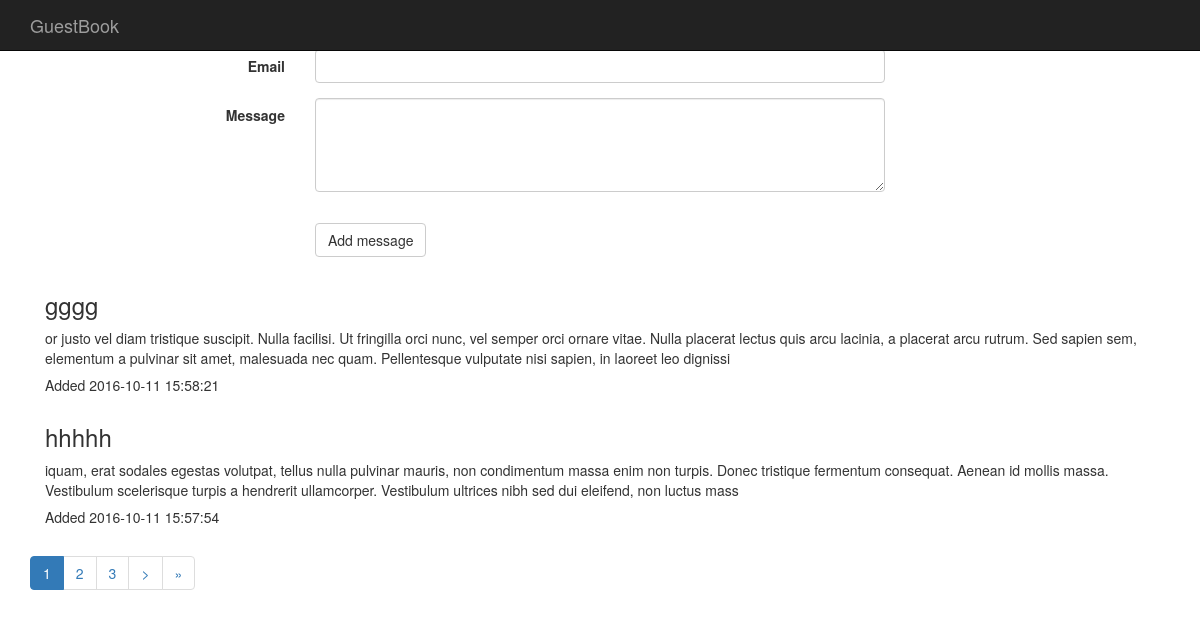
The page / on the database its author committed.
### tables this page shows
CREATE TABLE IF NOT EXISTS `guestbook` (
`id` int(11) NOT NULL,
  `name` varchar(255) NOT NULL,
  `message` text NOT NULL,
  `email` varchar(255) NOT NULL,
  `added` timestamp NOT NULL DEFAULT CURRENT_TIMESTAMP,
  `ip` varchar(255) NOT NULL
);

### application/controllers/Guestbook.php (called while the page is built, shortened)
<?php
class Guestbook extends CI_Controller {
    public function index()
    {
        $config = $this->pagination_model->pagination();
        $config['base_url'] = base_url();
        $config['total_rows'] = $this->guestbook_model->all_messages_count();
        $this->pagination->initialize($config);
        $page = $this->input->get('per_page');
        $messages = $this->guestbook_model->all_messages($config["per_page"], $page);
        $pagination = $this->pagination->create_links();
        $this->view_load->view('guestbook_view', compact('messages', 'pagination'));
    }
}

### index.php (called while the page is built, shortened)
<?php
require_once BASEPATH.'core/CodeIgniter.php';

### application/libraries/View_load.php (called while the page is built, shortened)
<?php
class View_load
{
    private $get_inst;
    public function __construct()
    {
        $this->get_inst = &get_instance();
    }
    public function view($view, $data = null)
    {
        $this->get_inst->load->view('header', $data);
        $this->get_inst->load->view($view);
        $this->get_inst->load->view('footer');
    }
}

### application/models/Guestbook_model.php (called while the page is built, shortened)
<?php
class Guestbook_model extends CI_Model
{
    public function all_messages($limit, $start) {
        $this->db->limit($limit, $start);
        $query = $this->db->order_by('id', 'desc')->get('guestbook');
        if ($query->num_rows() > 0) {
            return $query->result_array();
        }
    }
    public function all_messages_count()
    {
        return $this->db->count_all_results('guestbook');
    }
}

### application/views/guestbook_view.php (the view, shortened to what this page needs)
<div class="row form-container">
    <form id="contactForm" method="post" class="form-horizontal" >
        <div class="form-group">
            <label class="col-md-3 control-label">Name</label>
            <div class="col-md-6">
            </div>
        </div>
        <div class="form-group">
            <label class="col-md-3 control-label">Email</label>
            <div class="col-md-6">
                <input type="text" class="form-control" name="email" value="<?= set_value('email')?>" />
            </div>
        </div>
        <div class="form-group">
            <label class="col-md-3 control-label">Message</label>
            <div class="col-md-6">
                <textarea  class="form-control" minlength="6" name="message" rows="4" cols="50"><?= set_value('message')?></textarea>
            </div>
        </div>
        <div class="form-group">
            <div class="col-md-9 col-md-offset-3">
            </div>
        </div>
        <div class="form-group">
            <div class="col-md-9 col-md-offset-3">
                <button type="submit" class="btn btn-default">Add message</button>
            </div>
        </div>
    </form>
</div>
<?php if(isset($messages)):?>
    <?php foreach ($messages as $message):?>
        <div class="row message-block">
            <div class="col-md-12">
                <div class="col-md-12"><h3><?=$message['name']?></h3> </div>
                <div class="col-md-12"><?=$message['message']?> </div>
                <div class="col-md-12"><h5> Added  <?=$message['added']?></h5> </div>
            </div>
        </div>
    <?php endforeach;?>
<?php endif?>
<div class="page_pagination"> <?=$pagination?></div>

### application/models/Pagination_model.php (shortened to what this page needs)
<?php
class Pagination_model extends CI_Model
{
    public function pagination(){
        $config = [];
        $config['per_page'] = $this->config->item('per_page');
        $config["uri_segment"] = 3;
        $config['page_query_string'] = true;
        $config["full_tag_open"] = '<ul class="pagination">';
        $config["full_tag_close"] = '</ul>';
        $config["first_link"] = "&laquo;";
        $config["first_tag_open"] = "<li>";
        $config["first_tag_close"] = "</li>";
        $config["last_link"] = "&raquo;";
        $config["last_tag_open"] = "<li>";
        $config["last_tag_close"] = "</li>";
        $config['next_link'] = '&gt;';
        $config['next_tag_open'] = '<li>';
        $config['next_tag_close'] = '<li>';
        $config['prev_link'] = '&lt;';
        $config['prev_tag_open'] = '<li>';
        $config['prev_tag_close'] = '<li>';
        $config['cur_tag_open'] = '<li class="active"><a href="#">';
        $config['cur_tag_close'] = '</a></li>';
        $config['num_tag_open'] = '<li>';
        $config['num_tag_close'] = '</li>';
        return $config;
    }
}

### application/views/header.php (shortened to what this page needs)
<!DOCTYPE html>
<html>
<head>
    <link rel="stylesheet" href="https://maxcdn.bootstrapcdn.com/bootstrap/3.3.7/css/bootstrap.min.css">
    <link rel="stylesheet" href="<?php echo base_url('assets/css/style.css')?>">
</head>
<body>
<nav class="navbar navbar-inverse navbar-fixed-top">
    <div class="container">
        <div class="navbar-header">
            <a class="navbar-brand" href="<?=base_url()?>">GuestBook</a>
        </div>
    </div>
</nav>
<div class="container page-content-container">

### application/views/footer.php (shortened to what this page needs)
</div>
</body>
</html>

### rows shown on the page
guestbook: name "gggg", message "or justo vel diam tristique suscipit. Nulla facilisi. Ut fringilla orci nunc, vel semper orci ornare vitae. Nulla placerat lectus quis arcu lacinia, a placerat arcu rutrum. Sed sapien sem, elementum a pulvinar sit amet, malesuada nec quam. Pellentesque vulputate nisi sapien, in laoreet leo dignissi", added "2016-10-11 15:58:21"
guestbook: name "hhhhh", message "iquam, erat sodales egestas volutpat, tellus nulla pulvinar mauris, non condimentum massa enim non turpis. Donec tristique fermentum consequat. Aenean id mollis massa. Vestibulum scelerisque turpis a hendrerit ullamcorper. Vestibulum ultrices nibh sed dui eleifend, non luctus mass", added "2016-10-11 15:57:54"

### other values the page prints
$pagination "1 2 3 > »"
